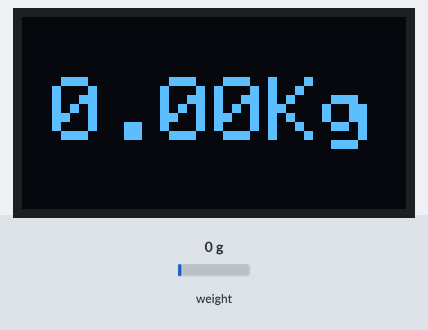
Recording of a sketch running on a simulated Arduino Uno, built with avr-gcc and run on an emulated ATmega328P. Shown: 128×64 one-colour display. The test bench sets the inputs (shaded band); at power-on: weight on the scale 0 g. What the sketch prints to the serial monitor is not drawn.

Above: at 5.3 s.
5.4 s: weight on the scale set to 100 g
At 7.1 s:
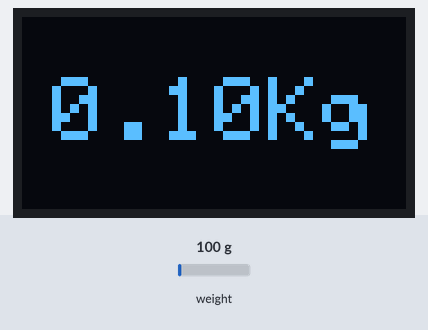
7.4 s: weight on the scale set to 1250 g
At 8.2 s:
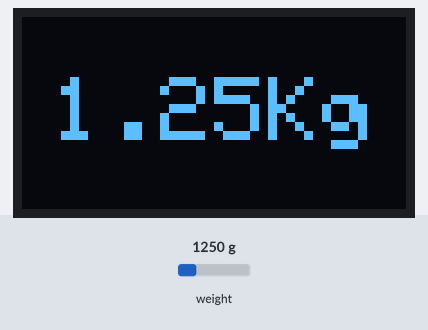
9.3 s: weight on the scale set to 2500 g
At 10.3 s:
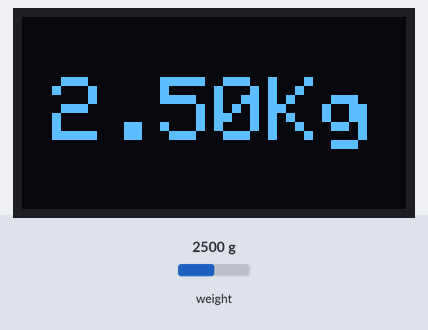
Timing chart, 0 to 12.3 s (numbered marks = the images above; inputs shaded):
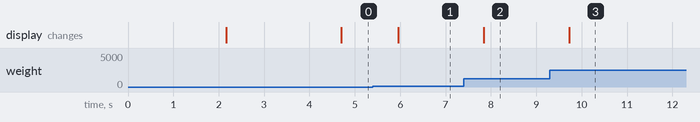

Measured:
- after the input at 5.4 s, the display: changes after 0.56 s (image 1)
- after the input at 7.4 s, the display: changes after 0.44 s (image 2)
- after the input at 9.3 s, the display: changes after 0.43 s (image 3)

The sketch:

HX711_load_cell_with_arduino.ino
```cpp
#include "HX711.h"
#include <Wire.h>
#include <Adafruit_GFX.h>
#include <Adafruit_SSD1306.h>
#define DT  3
#define SCK  2
HX711 scale(DT, SCK);

float weight;
float calibration_factor = 104200; //104200
#define SCREEN_WIDTH 128 // OLED display width, in pixels
#define SCREEN_HEIGHT 64 // OLED display height, in pixels

// Declaration for an SSD1306 display connected to I2C (SDA, SCL pins)
#define OLED_RESET     -1 // Reset pin # (or -1 if sharing Arduino reset pin)
Adafruit_SSD1306 display(SCREEN_WIDTH, SCREEN_HEIGHT, &Wire, OLED_RESET);

void setup() {
  Serial.begin(9600);
  Serial.println("HX711 calibration sketch");
  Serial.println("Remove all weight from scale");
  Serial.println("After readings begin, place known weight on scale");
  Serial.println("Press + or a to increase calibration factor");
  Serial.println("Press - or z to decrease calibration factor");
  scale.set_scale();
  scale.tare(); //Reset the scale to 0
  long zero_factor = scale.read_average(); //Get a baseline reading
  Serial.print("Zero factor: "); //This can be used to remove the need to tare the scale. Useful in permanent scale projects.
  Serial.println(zero_factor);
  display.begin(SSD1306_SWITCHCAPVCC, 0x3C);
  delay(2000);
  display.clearDisplay();
  display.setTextColor(WHITE);
}
void loop() {
  scale.set_scale(calibration_factor); //Adjust to this calibration factor
  Serial.print("Reading: ");
  weight = scale.get_units(5);
    if(weight<0)
  {
    weight=0.00;
    }
  //Serial.print(scale.get_units(), 2);
 // Serial.print(" lbs"); //Change this to kg and re-adjust the calibration factor if you follow SI units like a sane person
  Serial.print("Kilogram:");
  Serial.print( weight);
  Serial.print(" Kg");
  Serial.print(" calibration_factor: ");
  Serial.print(calibration_factor);
  Serial.println();
  display.clearDisplay();
  display.setTextSize(3);
  display.setCursor(10,20); // column row
//  display.print("Weight:");
//  display.setTextSize(3);
//  display.setCursor(0,35);
  display.print(weight);
  display.setTextSize(3);
 // display.setCursor(75,35);
  display.print("Kg");
 display.display();
 delay(100);
}
```
